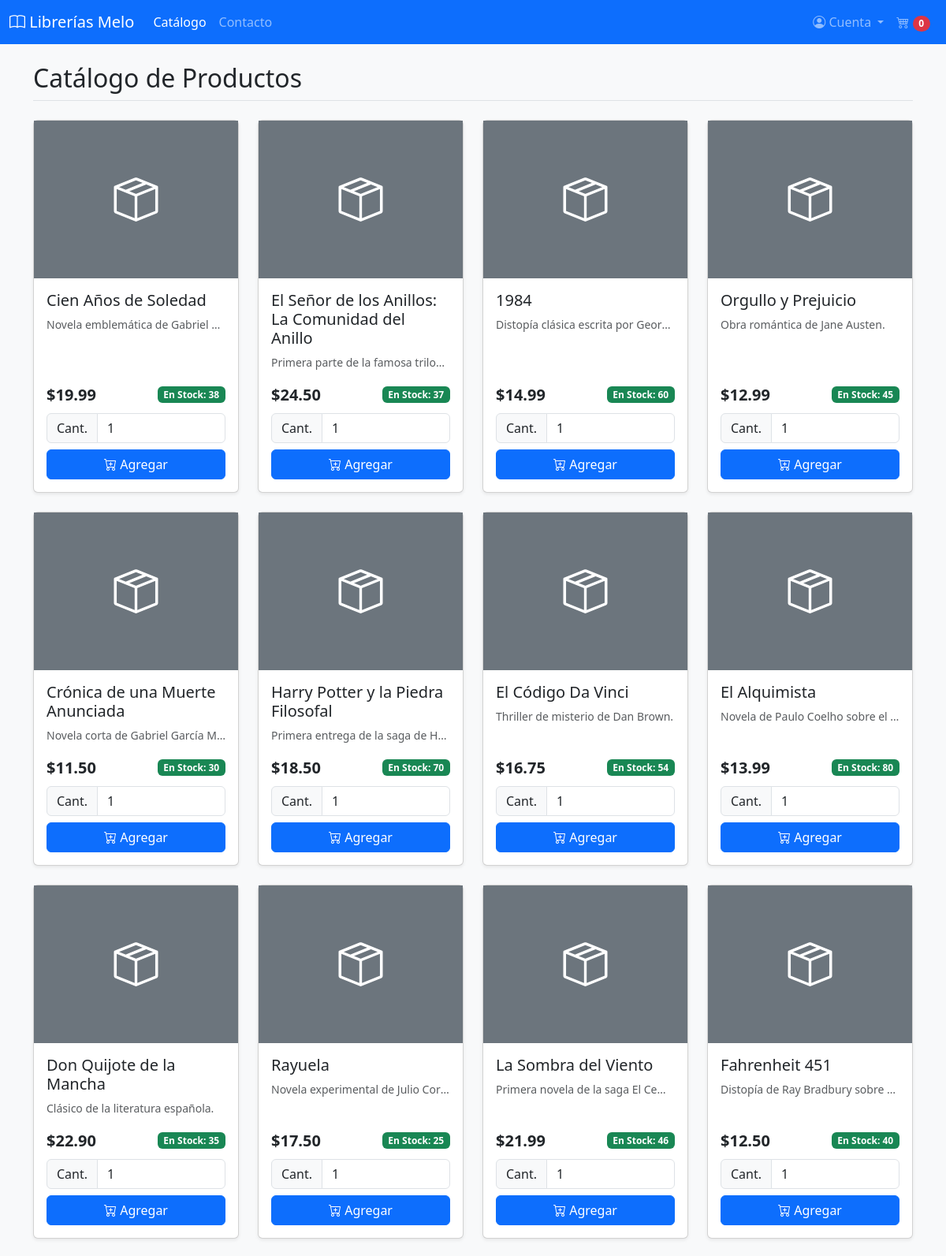
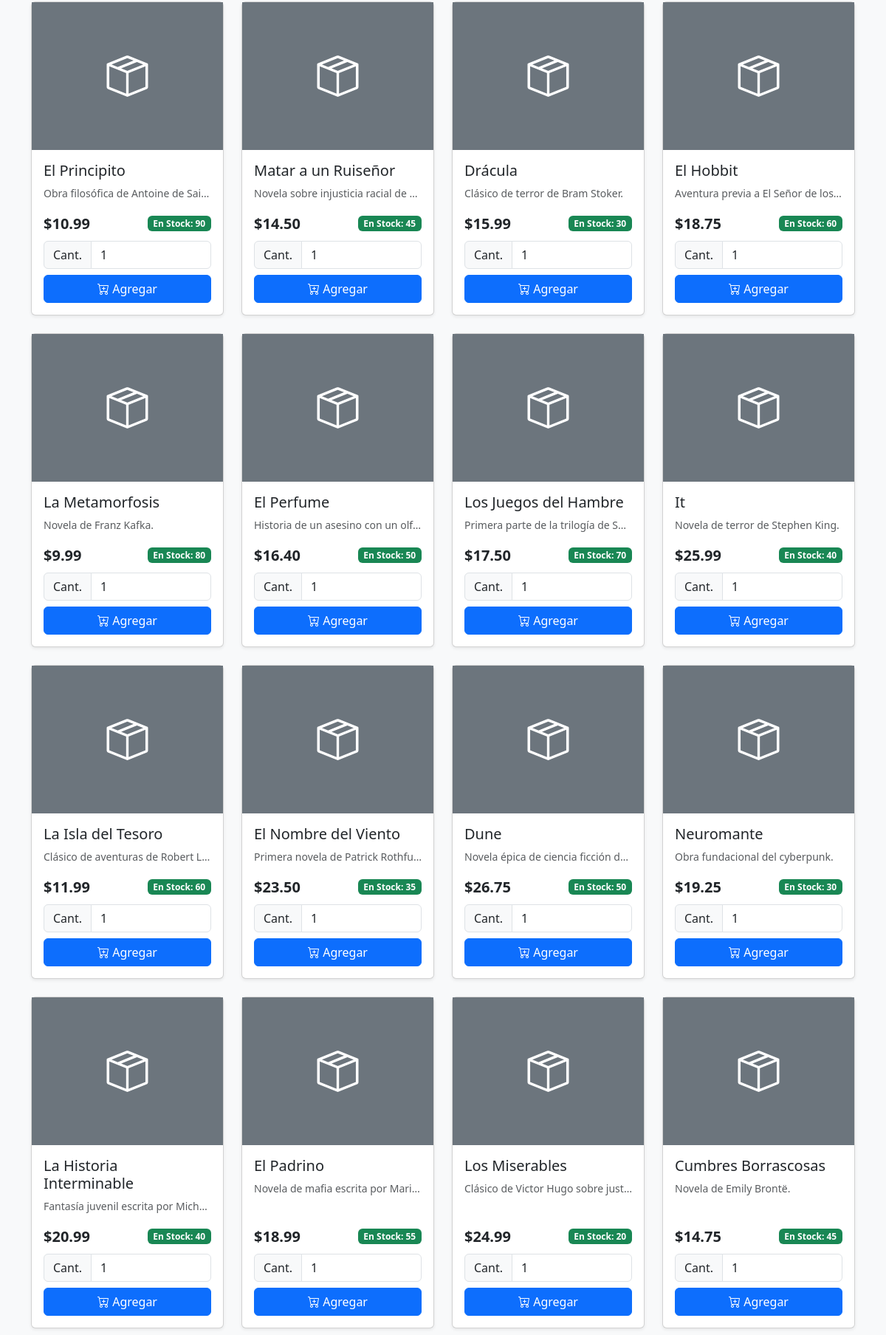
The page / (upper part) on the database its author committed (2 pictures, top to bottom).
### tables this page shows
CREATE TABLE `Productos` (
  `id_producto` int NOT NULL,
  `nombre` varchar(100) NOT NULL,
  `descripcion` text,
  `id_fotos` int DEFAULT NULL,
  `precio` decimal(10,2) NOT NULL,
  `cantidad_en_almacen` int DEFAULT NULL,
  `fabricante` varchar(100) DEFAULT NULL,
  `origen` varchar(100) DEFAULT NULL
);

### views/catalogo.php (the view, shortened to what this page needs)
<h2 class="mb-4 border-bottom pb-2">Catálogo de Productos</h2>
<div class="row">
    <?php
    $sql = "SELECT * FROM Productos";
    $result = $conn->query($sql);
    if ($result->num_rows > 0) {
        while ($prod = $result->fetch_assoc()) {
            $nombre = htmlspecialchars($prod['nombre']);
            $desc = htmlspecialchars($prod['descripcion']);
            $precio = $prod['precio'];
            $stock = $prod['cantidad_en_almacen'];
            $enStock = $stock > 0;
            $estado = $enStock ? 'En Stock: ' . $stock : 'Agotado';
            $colorBadge = $enStock ? 'success' : 'danger';
            $btnDisabled = $enStock ? '' : 'disabled';
    ?>
        <div class="col-sm-6 col-md-4 col-lg-3 mb-4">
            <div class="card h-100 product-card shadow-sm">
                <div class="bg-secondary text-white d-flex align-items-center justify-content-center" style="height: 200px;">
                    <i class="bi bi-box-seam display-4"></i>
                </div>
                <div class="card-body d-flex flex-column">
                    <h5 class="card-title"><?php echo $nombre; ?></h5>
                    <p class="card-text text-muted small text-truncate"><?php echo $desc; ?></p>
                    <div class="mt-auto">
                        <div class="d-flex justify-content-between align-items-center mb-2">
                            <span class="fs-5 fw-bold">$<?php echo number_format($precio, 2); ?></span>
                            <span class="badge bg-<?php echo $colorBadge; ?>"><?php echo $estado; ?></span>
                        </div>
                        <form action="index.php?page=carrito" method="POST">
                            <div class="input-group mb-2">
                                <span class="input-group-text small">Cant.</span>
                                <input type="number" name="cantidad" value="1" min="1" max="<?php echo $stock; ?>" class="form-control" <?php echo $btnDisabled; ?>>
                            </div>
                            <button type="submit" class="btn btn-primary w-100" <?php echo $btnDisabled; ?>>
                                <i class="bi bi-cart-plus"></i> Agregar
                            </button>
                        </form>
                    </div>
                </div>
            </div>
        </div>
    <?php
        }
    } else {
        echo "<div class='alert alert-info'>No hay productos disponibles en este momento.</div>";
    }
    ?>
</div>

### templates/header.php (style rules this page uses)
body { display: flex; flex-direction: column; min-height: 100vh; background-color: #f8f9fa; }

### rows shown on the page
productos: nombre "Cien Años de Soledad", descripcion "Novela emblemática de Gabriel…", precio "19.99", cantidad_en_almacen "En Stock: 38"
productos: nombre "El Señor de los Anillos: La Comunidad del Anillo", descripcion "Primera parte de la famosa trilo…", precio "24.50", cantidad_en_almacen "En Stock: 37"
productos: nombre "1984", descripcion "Distopía clásica escrita por Geor…", precio "14.99", cantidad_en_almacen "En Stock: 60"
productos: nombre "Orgullo y Prejuicio", descripcion "Obra romántica de Jane Austen.", precio "12.99", cantidad_en_almacen "En Stock: 45"
productos: nombre "Crónica de una Muerte Anunciada", descripcion "Novela corta de Gabriel García M…", precio "11.50", cantidad_en_almacen "En Stock: 30"
productos: nombre "Harry Potter y la Piedra Filosofal", descripcion "Primera entrega de la saga de H…", precio "18.50", cantidad_en_almacen "En Stock: 70"
productos: nombre "El Código Da Vinci", descripcion "Thriller de misterio de Dan Brown.", precio "16.75", cantidad_en_almacen "En Stock: 54"
productos: nombre "El Alquimista", descripcion "Novela de Paulo Coelho sobre el…", precio "13.99", cantidad_en_almacen "En Stock: 80"
productos: nombre "Don Quijote de la Mancha", descripcion "Clásico de la literatura española.", precio "22.90", cantidad_en_almacen "En Stock: 35"
productos: nombre "Rayuela", descripcion "Novela experimental de Julio Cor…", precio "17.50", cantidad_en_almacen "En Stock: 25"
productos: nombre "La Sombra del Viento", descripcion "Primera novela de la saga El Ce…", precio "21.99", cantidad_en_almacen "En Stock: 46"
productos: nombre "Fahrenheit 451", descripcion "Distopía de Ray Bradbury sobre…", precio "12.50", cantidad_en_almacen "En Stock: 40"
productos: nombre "El Principito", descripcion "Obra filosófica de Antoine de Sai…", precio "10.99", cantidad_en_almacen "En Stock: 90"
productos: nombre "Matar a un Ruiseñor", descripcion "Novela sobre injusticia racial de…", precio "14.50", cantidad_en_almacen "En Stock: 45"
productos: nombre "Drácula", descripcion "Clásico de terror de Bram Stoker.", precio "15.99", cantidad_en_almacen "En Stock: 30"
productos: nombre "El Hobbit", descripcion "Aventura previa a El Señor de los…", precio "18.75", cantidad_en_almacen "En Stock: 60"
productos: nombre "La Metamorfosis", descripcion "Novela de Franz Kafka.", precio "9.99", cantidad_en_almacen "En Stock: 80"
productos: nombre "El Perfume", descripcion "Historia de un asesino con un olf…", precio "16.40", cantidad_en_almacen "En Stock: 50"
productos: nombre "Los Juegos del Hambre", descripcion "Primera parte de la trilogía de S…", precio "17.50", cantidad_en_almacen "En Stock: 70"
productos: nombre "It", descripcion "Novela de terror de Stephen King.", precio "25.99", cantidad_en_almacen "En Stock: 40"
productos: nombre "La Isla del Tesoro", descripcion "Clásico de aventuras de Robert L…", precio "11.99", cantidad_en_almacen "En Stock: 60"
productos: nombre "El Nombre del Viento", descripcion "Primera novela de Patrick Rothf…", precio "23.50", cantidad_en_almacen "En Stock: 35"
productos: nombre "Dune", descripcion "Novela épica de ciencia ficción d…", precio "26.75", cantidad_en_almacen "En Stock: 50"
productos: nombre "Neuromante", descripcion "Obra fundacional del cyberpunk.", precio "19.25", cantidad_en_almacen "En Stock: 30"
productos: nombre "La Historia Interminable", descripcion "Fantasía juvenil escrita por Mich…", precio "20.99", cantidad_en_almacen "En Stock: 40"
productos: nombre "El Padrino", descripcion "Novela de mafia escrita por Mari…", precio "18.99", cantidad_en_almacen "En Stock: 55"
productos: nombre "Los Miserables", descripcion "Clásico de Victor Hugo sobre just…", precio "24.99", cantidad_en_almacen "En Stock: 20"
productos: nombre "Cumbres Borrascosas", descripcion "Novela de Emily Brontë.", precio "14.75", cantidad_en_almacen "En Stock: 45"

### other values the page prints
$cart_count "0"
